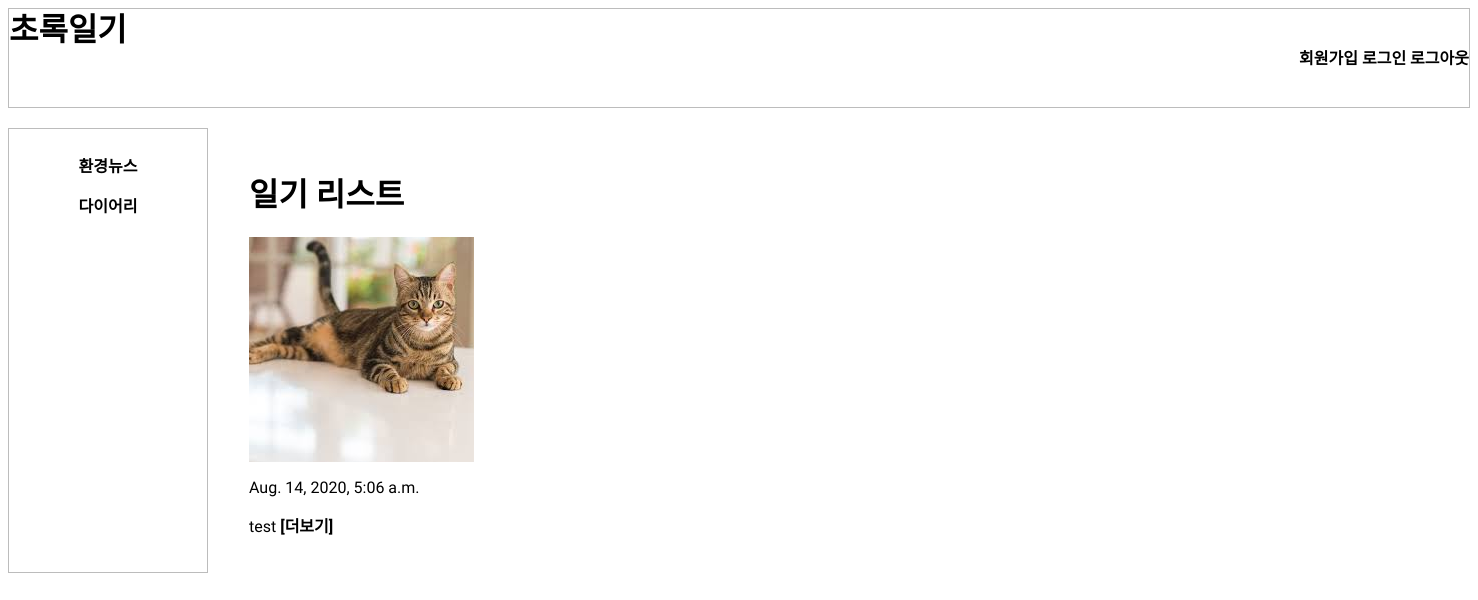
Page /list/ (signed in) on the earlier database version.
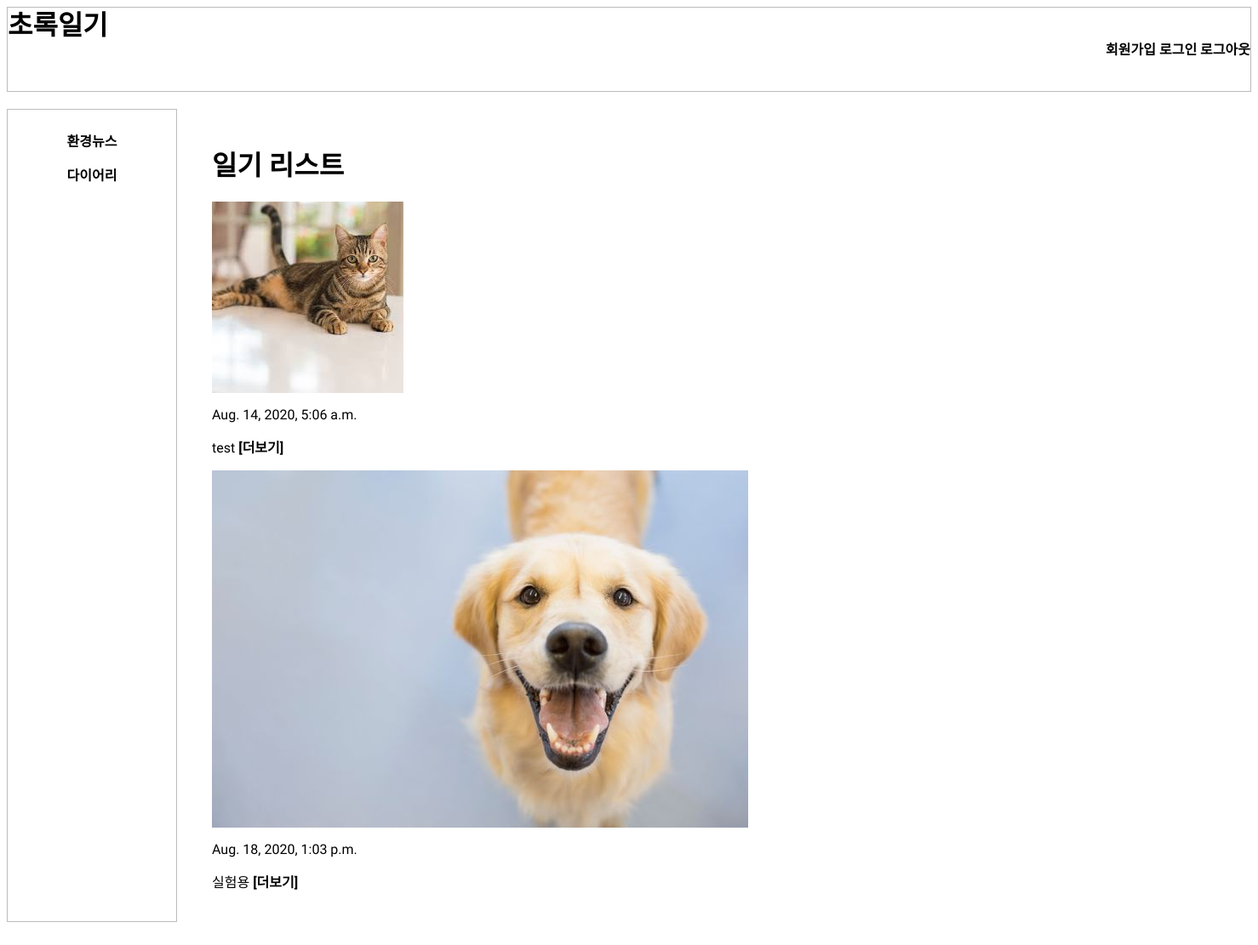
Same page on the later database version.
### diary/models.py (models this page shows, shortened)
class Diary(models.Model):
    author = models.ForeignKey(User, on_delete=models.CASCADE, related_name="user")
    text = models.TextField(blank=True)
    image = models.ImageField(upload_to = 'photo/%Y/%m/%d')
    created = models.DateTimeField(auto_now_add=True)

### diary/views.py (the view)
# urls.py: path("list/", DiaryList.as_view(), name="list"),
class DiaryList(ListView):
    model = Diary
    template_name_suffix = '_list'

### templates/diary/diary_list.html
{% extends 'base.html' %}
{% block content %}
<div class = "container">
	<h1>일기 리스트</h1>
	{% for object in object_list %}
	{% if object.author == request.user %}
			<img src="{{ object.image.url }}">
			<p>{{ object.created }}</p>
			<p>{{ object.text }}
			<a href="{% url 'diary:detail' object.id %}">[더보기]</a></p>
	{% endif %}
	{% endfor %}
</div>
{% endblock %}

Differences in the rows shown:
added Diary: image (picture), created "Aug. 18, 2020, 1:03 p.m.", text "실험용"
